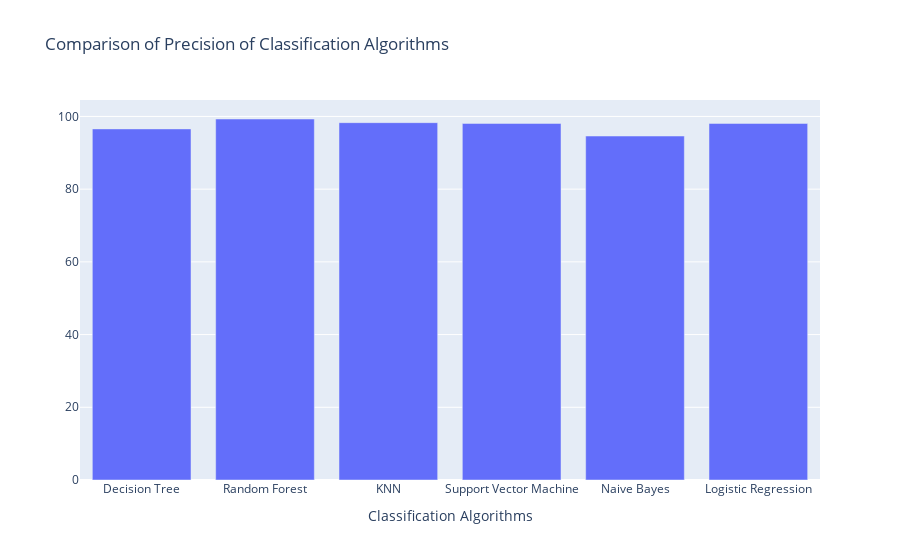

Notebook cell for this chart:
### Code cell
trace2 = {
  'x': algorithms,
  'y': precision,
  'name': 'score',
  'type': 'bar'
    
}

data = [trace2];
layout = {
  'xaxis': {'title': 'Classification Algorithms'},
  'title': 'Comparison of Precision of Classification Algorithms'
};
fig = go.Figure(data = data, layout = layout)
iplot(fig)

### Figure 1 — Plotly figure (JSON) as saved in the notebook; plotly's stock layout.template omitted (floating-point values rounded to 4 significant figures)
{"data": [{"name": "score", "type": "bar", "x": ["Decision Tree", "Random Forest", "KNN", "Support Vector Machine", "Naive Bayes", "Logistic Regression"], "y": [96.57, 99.3, 98.29, 98.08, 94.61, 98.08]}], "layout": {"title": {"text": "Comparison of Precision of Classification Algorithms"}, "xaxis": {"title": {"text": "Classification Algorithms"}}}}
